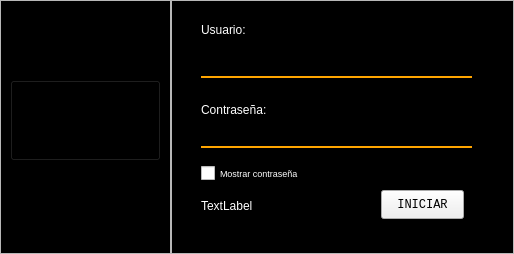
<?xml version="1.0" encoding="UTF-8"?>
<ui version="4.0">
 <class>MainWindow</class>
 <widget class="QMainWindow" name="MainWindow">
  <property name="geometry">
   <rect>
    <x>0</x>
    <y>0</y>
    <width>514</width>
    <height>254</height>
   </rect>
  </property>
  <property name="cursor">
   <cursorShape>ArrowCursor</cursorShape>
  </property>
  <property name="windowTitle">
   <string>Robiotec</string>
  </property>
  <property name="windowIcon">
   <iconset>
    <normaloff>icons/LoogoBlanco.png</normaloff>icons/LoogoBlanco.png</iconset>
  </property>
  <property name="styleSheet">
   <string notr="true">QMainWindow{
	background-color: black;
	color: white;
}

QCheckBox{
	color: white;
}

QLabel{
	color:white;
}

QTextEdit {
    background-color: transparent; 
    border: none; /* Sin bordes */
    border-bottom: 2px solid orange; 
	border-top-left-radius: 10px;
	border-top-right-radius: 10px;
	color: white;
}

QLineEdit{
	background-color: transparent; 
    border: none; /* Sin bordes */
    border-bottom: 2px solid orange; 
	border-top-left-radius: 10px;
	border-top-right-radius: 10px;
	color: white;
}

QTextEdit:focus {
    background: qlineargradient(
        spread:pad, 
        x1:0, y1:0, x2:0, y2:1, 
        stop:0 rgba(40, 100, 94, 0.0), 
        stop:1 rgba(40, 100, 94, 0.2)  
    );
    border-top-left-radius: 10px;
    border-top-right-radius: 10px;
}

QLineEdit:focus{
	background: qlineargradient(
        spread:pad, 
        x1:0, y1:0, x2:0, y2:1, 
        stop:0 rgba(40, 100, 94, 0.0), 
        stop:1 rgba(40, 100, 94, 0.2)  
    );
    border-top-left-radius: 10px;
    border-top-right-radius: 10px;
}


#Logo{
	background-color: transparent;
}
#Logo:hover{
	background-color: transparent;
}

</string>
  </property>
  <widget class="QWidget" name="centralwidget">
   <layout class="QHBoxLayout" name="horizontalLayout" stretch="2,4">
    <property name="spacing">
     <number>0</number>
    </property>
    <property name="leftMargin">
     <number>0</number>
    </property>
    <property name="topMargin">
     <number>0</number>
    </property>
    <property name="rightMargin">
     <number>0</number>
    </property>
    <property name="bottomMargin">
     <number>0</number>
    </property>
    <item>
     <widget class="QFrame" name="frame">
      <property name="frameShape">
       <enum>QFrame::Shape::StyledPanel</enum>
      </property>
      <property name="frameShadow">
       <enum>QFrame::Shadow::Raised</enum>
      </property>
      <widget class="QPushButton" name="Logo">
       <property name="geometry">
        <rect>
         <x>10</x>
         <y>80</y>
         <width>151</width>
         <height>81</height>
        </rect>
       </property>
       <property name="text">
        <string/>
       </property>
       <property name="icon">
        <iconset>
         <normaloff>icons/LoogoBlanco.png</normaloff>icons/LoogoBlanco.png</iconset>
       </property>
       <property name="iconSize">
        <size>
         <width>130</width>
         <height>100</height>
        </size>
       </property>
      </widget>
     </widget>
    </item>
    <item>
     <widget class="QFrame" name="frame_2">
      <property name="frameShape">
       <enum>QFrame::Shape::StyledPanel</enum>
      </property>
      <property name="frameShadow">
       <enum>QFrame::Shadow::Raised</enum>
      </property>
      <widget class="QLabel" name="label">
       <property name="geometry">
        <rect>
         <x>30</x>
         <y>20</y>
         <width>63</width>
         <height>20</height>
        </rect>
       </property>
       <property name="text">
        <string>Usuario:</string>
       </property>
      </widget>
      <widget class="QLabel" name="label_2">
       <property name="geometry">
        <rect>
         <x>30</x>
         <y>100</y>
         <width>91</width>
         <height>20</height>
        </rect>
       </property>
       <property name="text">
        <string>Contraseña:</string>
       </property>
      </widget>
      <widget class="QPushButton" name="PB_iniciar">
       <property name="geometry">
        <rect>
         <x>210</x>
         <y>190</y>
         <width>83</width>
         <height>29</height>
        </rect>
       </property>
       <property name="font">
        <font>
         <family>Consolas</family>
        </font>
       </property>
       <property name="cursor">
        <cursorShape>PointingHandCursor</cursorShape>
       </property>
       <property name="text">
        <string>INICIAR</string>
       </property>
      </widget>
      <widget class="QCheckBox" name="CB_mostrar">
       <property name="geometry">
        <rect>
         <x>30</x>
         <y>160</y>
         <width>151</width>
         <height>26</height>
        </rect>
       </property>
       <property name="font">
        <font>
         <pointsize>7</pointsize>
        </font>
       </property>
       <property name="text">
        <string>Mostrar contraseña</string>
       </property>
      </widget>
      <widget class="QLabel" name="l_mensaj">
       <property name="geometry">
        <rect>
         <x>30</x>
         <y>190</y>
         <width>151</width>
         <height>31</height>
        </rect>
       </property>
       <property name="text">
        <string>TextLabel</string>
       </property>
      </widget>
      <widget class="QLineEdit" name="TE_contra">
       <property name="geometry">
        <rect>
         <x>30</x>
         <y>120</y>
         <width>271</width>
         <height>28</height>
        </rect>
       </property>
      </widget>
      <widget class="QLineEdit" name="TE_usua">
       <property name="geometry">
        <rect>
         <x>30</x>
         <y>50</y>
         <width>271</width>
         <height>28</height>
        </rect>
       </property>
      </widget>
     </widget>
    </item>
   </layout>
  </widget>
 </widget>
 <resources/>
 <connections/>
</ui>
